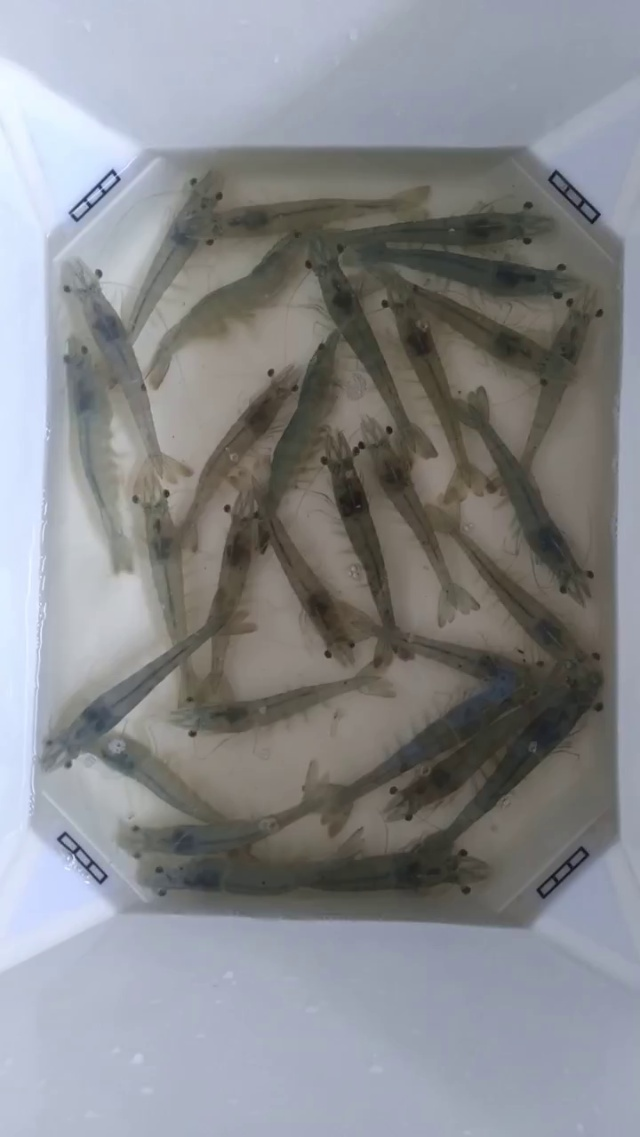
#> input picture data/labeled/images/WhatsApp Video 2026-04-18 at 10.59.17_000000.jpg, 640 x 1137 px, given as the content of the folder data/frames_tomnho, which was not available
$ python auto_label_tiny.py
#> lines starting #> are read from the running program, lines starting #| are printed output that depends on the picture; after the words box and inside, x2 and y2 are one past the last pixel; in counts of white or black regions, pixels touching at a corner belong together; pictures that were not available may be replaced by others from this repository, and a replacement may not be noted
### src/preprocessing.py
import cv2
import numpy as np


# [8 lines left out: function resize_frame, not called in this run]


def preprocess_for_detection(frame, blur_kernel=5, adaptive_block_size=11, adaptive_c=2, morph_kernel_size=3):
    gray = cv2.cvtColor(frame, cv2.COLOR_BGR2GRAY)

    # Ensure blur kernel is odd
    k = blur_kernel if blur_kernel % 2 == 1 else blur_kernel + 1
    blurred = cv2.GaussianBlur(gray, (k, k), 0)

    # Adaptive threshold isolates small bright/dark objects regardless of lighting variation
    thresh = cv2.adaptiveThreshold(
        blurred, 255,
        cv2.ADAPTIVE_THRESH_GAUSSIAN_C,
        cv2.THRESH_BINARY_INV,
        adaptive_block_size,
        adaptive_c,
    )

    kernel = np.ones((morph_kernel_size, morph_kernel_size), np.uint8)
    cleaned = cv2.morphologyEx(thresh, cv2.MORPH_OPEN, kernel)
    cleaned = cv2.morphologyEx(cleaned, cv2.MORPH_CLOSE, kernel)

    return cleaned

### src/classical_counter.py
import cv2
import numpy as np
from pathlib import Path
from tqdm import tqdm

from .preprocessing import resize_frame, preprocess_for_detection
from .centroid_tracker import CentroidTracker


def _detect_contours(thresh, min_area, max_area):
    contours, _ = cv2.findContours(thresh, cv2.RETR_EXTERNAL, cv2.CHAIN_APPROX_SIMPLE)
    boxes, centroids = [], []
    for cnt in contours:
        area = cv2.contourArea(cnt)
        if min_area <= area <= max_area:
            x, y, w, h = cv2.boundingRect(cnt)
            boxes.append((x, y, w, h))
            centroids.append((int(x + w / 2), int(y + h / 2)))
    return boxes, centroids


# [95 lines left out: function count_shrimp_classical, not called in this run]

### scripts/auto_label_tiny.py
"""
Auto-label tiny post-larvae shrimp using classical CV detections as YOLO labels.
For small shrimp (<10px), classical CV + contour detection is more reliable than SAM.

Usage:
  python scripts/auto_label_tiny.py
  python scripts/auto_label_tiny.py --frames data/frames_tomnho --output data/labeled_tomnho
"""
import argparse, shutil, sys, cv2, numpy as np
from pathlib import Path
from tqdm import tqdm

sys.path.insert(0, '.')
from src.preprocessing import resize_frame, preprocess_for_detection
from src.classical_counter import _detect_contours

# Best config for tiny post-larvae (tuned earlier)
DEFAULT_CFG = dict(min_area=8, max_area=600, blur=5, block=15, c=3, morph=3)


def boxes_to_yolo(boxes_xywh, img_w, img_h):
    """Convert list of (x,y,w,h) pixel boxes to YOLO normalised format."""
    lines = []
    for x, y, w, h in boxes_xywh:
        cx = (x + w / 2) / img_w
        cy = (y + h / 2) / img_h
        nw = w / img_w
        nh = h / img_h
        lines.append(f"0 {cx:.6f} {cy:.6f} {nw:.6f} {nh:.6f}")
    return lines


def nms_boxes(boxes_xywh, iou_thresh=0.3):
    """Remove overlapping boxes (same shrimp detected twice)."""
    if not boxes_xywh:
        return []
    bx = np.array([[x, y, x + w, y + h] for x, y, w, h in boxes_xywh], dtype=float)
    areas = (bx[:, 2] - bx[:, 0]) * (bx[:, 3] - bx[:, 1])
    order = areas.argsort()[::-1]
    keep = []
    while order.size:
        i = order[0]; keep.append(i)
        xx1 = np.maximum(bx[i, 0], bx[order[1:], 0])
        yy1 = np.maximum(bx[i, 1], bx[order[1:], 1])
        xx2 = np.minimum(bx[i, 2], bx[order[1:], 2])
        yy2 = np.minimum(bx[i, 3], bx[order[1:], 3])
        inter = np.maximum(0, xx2 - xx1) * np.maximum(0, yy2 - yy1)
        iou = inter / (areas[i] + areas[order[1:]] - inter + 1e-6)
        order = order[1:][iou < iou_thresh]
    return [boxes_xywh[i] for i in keep]


def auto_label_tiny(frames_dir, output_dir, cfg=None):
#> called with frames_dir = 'data/frames_tomnho', output_dir = 'data/labeled_tomnho'
    if cfg is None:
        cfg = DEFAULT_CFG

    frames_dir = Path(frames_dir)
    labels_dir = Path(output_dir) / "labels"
    images_dir = Path(output_dir) / "images"
    review_dir = Path(output_dir) / "review"
    for d in (labels_dir, images_dir, review_dir):
        d.mkdir(parents=True, exist_ok=True)

    images = sorted(frames_dir.glob("*.jpg")) + sorted(frames_dir.glob("*.png"))
    if not images:
        print(f"No images in {frames_dir}")
        return

    total_boxes = 0
    per_frame   = []

    for img_path in tqdm(images, desc="Auto-labeling (tiny shrimp)"):
        frame = cv2.imread(str(img_path))
#> frame is the input picture: shape (1137, 640, 3); mean B, G, R 140.4, 136.9, 135.3
        img_h, img_w = frame.shape[:2]
#> img_h = 1137; img_w = 640

        thresh = preprocess_for_detection(frame,
            blur_kernel=cfg['blur'], adaptive_block_size=cfg['block'],
            adaptive_c=cfg['c'], morph_kernel_size=cfg['morph'])
#> in preprocess_for_detection, `gray = cv2.cvtColor(frame, cv2.COLOR_BGR2GRAY)`:
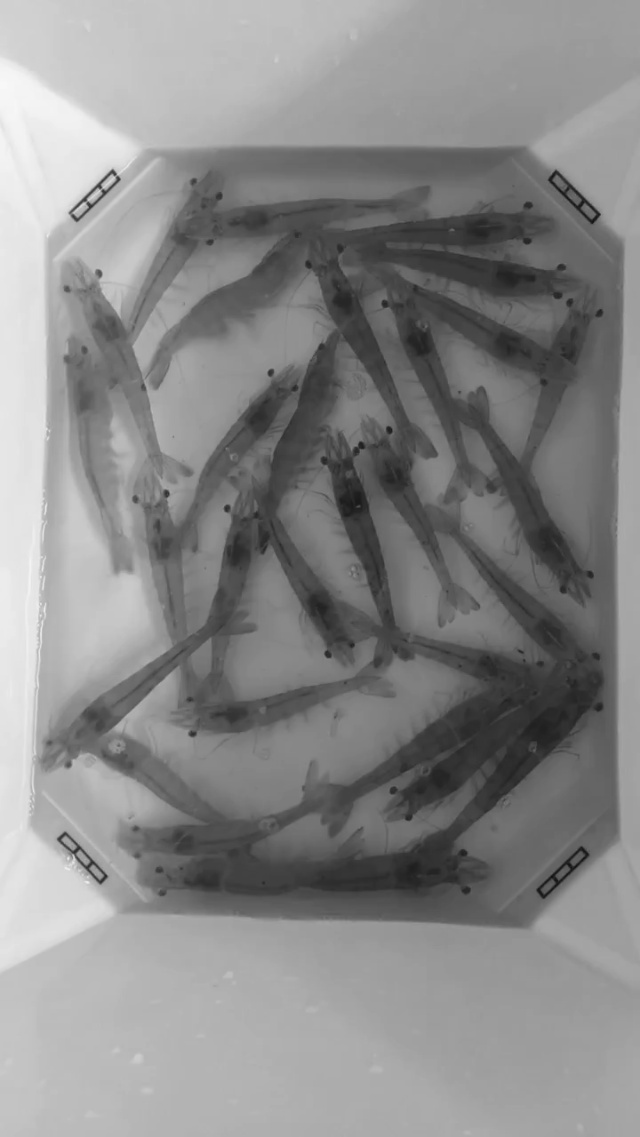
#> gray: shape (1137, 640); min 17, max 249, mean 136.9
#> in preprocess_for_detection, `thresh = cv2.adaptiveThreshold( blurred, 255, cv2.ADAPTIVE_THRESH_GAUS..`:
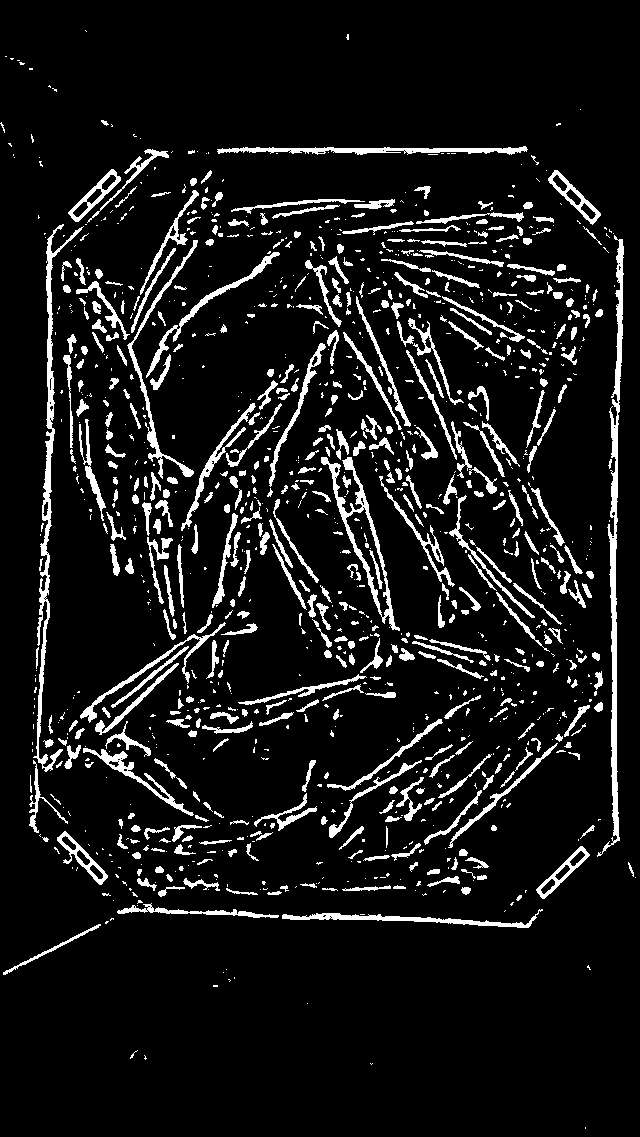
#> thresh: shape (1137, 640); 9% white; 1200 white regions (720 under 20 px), largest, box (x1, y1, x2, y2) and area: (597, 235, 624, 857) 3384, (33, 224, 84, 772) 2974, (321, 457, 400, 631) 1771
#> in preprocess_for_detection, `cleaned = cv2.morphologyEx(thresh, cv2.MORPH_OPEN, kernel)`:
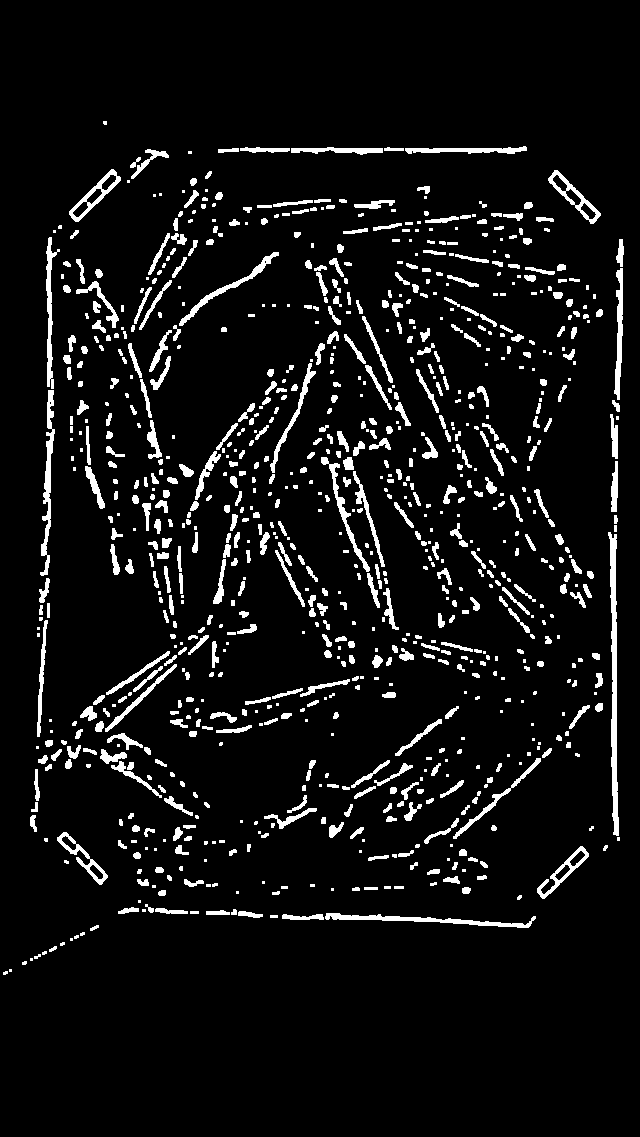
#> cleaned: shape (1137, 640); 6.9% white; 910 white regions (333 under 20 px), largest, box (x1, y1, x2, y2) and area: (608, 532, 619, 836) 1655, (40, 390, 55, 576) 966, (325, 913, 536, 928) 960
#> in preprocess_for_detection, `cleaned = cv2.morphologyEx(cleaned, cv2.MORPH_CLOSE, kernel)`:
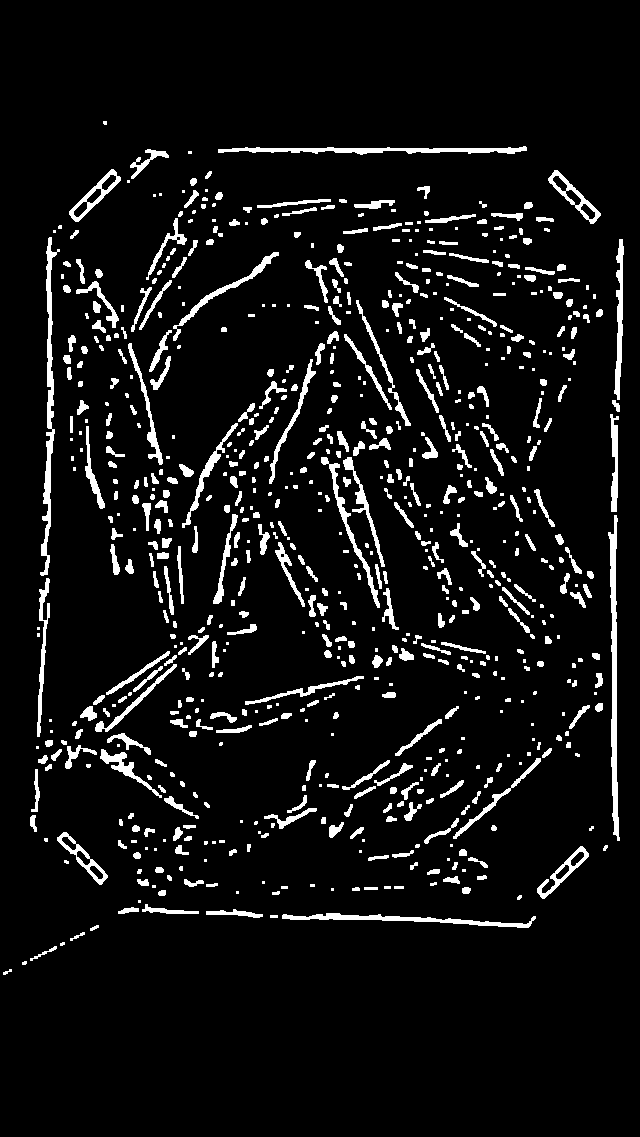
#> cleaned: shape (1137, 640); 7% white; 753 white regions (261 under 20 px)

        boxes, _ = _detect_contours(thresh, cfg['min_area'], cfg['max_area'])
#> in _detect_contours, `contours, _ = cv2.findContours(thresh, cv2.RETR_EXTERNAL, cv2.CHAIN_AP..`: contours = 753 contours, 375 with area under 20; largest, box (x1, y1, x2, y2) and area: (608, 515, 620, 841) 1411, (40, 237, 60, 576) 1369, (218, 146, 527, 155) 1048, (282, 913, 536, 928) 896, (548, 170, 601, 224) 854
#> the loop in _detect_contours, `for cnt in contours:` made 753 passes
#> (cnt, area, x, y, w, h) on pass 19: ([[364, 887], [364, 889], [377, 889], [377, 887]], 26, 364, 887, 14, 3)
#> (area, x, y, w, h) on passes 3, 5, 9, 10, 11, 16: (45, 30, 946, 27, 15), (24, 70, 932, 15, 9), (182.5, 206, 909, 57, 9), (67.5, 118, 907, 21, 7), (169, 142, 904, 57, 10), (31, 158, 890, 8, 6)
#> after the loop in _detect_contours, `for cnt in contours:`: boxes = 591 items, first 6: (3, 969, 9, 6), (22, 961, 5, 4), (30, 946, 27, 15), (60, 942, 5, 4), (70, 932, 15, 9), (90, 925, 9, 6); centroids = 591 pairs, first value 7 to 616, second value 123 to 972
        boxes    = nms_boxes(boxes)
#> in nms_boxes, `bx = np.array([[x, y, x + w, y + h] for x, y, w, h in boxes_xywh], dty..`: bx = 591 rows, first 6: [3, 969, 12, 975], [22, 961, 27, 965], [30, 946, 57, 961], [60, 942, 65, 946], [70, 932, 85, 941], [90, 925, 99, 931]
#> in nms_boxes, `areas = (bx[:, 2] - bx[:, 0]) * (bx[:, 3] - bx[:, 1])`: areas = 591 values, max 9434 at index 534, min 15 at index 19, mean 251.2
#> in nms_boxes, `order = areas.argsort()[::-1]`: order = 591 values, max 590 at index 549, min 0 at index 302, mean 295
#> the loop in nms_boxes, `while order.size:` made 589 passes
#> i on passes 1 to 3: 534, 102, 486
#> after the loop in nms_boxes, `while order.size:`: keep = 589 values, max 590 at index 547, min 0 at index 300, mean 294.9; order = empty array
#> boxes = 589 items, first 6: (173, 252, 106, 89), (453, 758, 88, 81), (356, 300, 55, 126), (182, 423, 56, 105), (269, 359, 47, 125), (95, 664, 82, 68)

        yolo_lines = boxes_to_yolo(boxes, img_w, img_h)
#> the loop in boxes_to_yolo, `for x, y, w, h in boxes_xywh:` made 589 passes
#> (x, y, w, h, cx, cy, nw, nh) on passes 1 to 3: (173, 252, 106, 89, 0.353, 0.261, 0.166, 0.0783), (453, 758, 88, 81, 0.777, 0.702, 0.138, 0.0712), (356, 300, 55, 126, 0.599, 0.319, 0.0859, 0.111)

        # Save label
        (labels_dir / (img_path.stem + ".txt")).write_text("\n".join(yolo_lines))
        shutil.copy(img_path, images_dir / img_path.name)

        # Review image
        vis = frame.copy()
        for x, y, w, h in boxes:
            cv2.rectangle(vis, (x, y), (x + w, y + h), (0, 255, 0), 1)
#> this loop made 589 passes
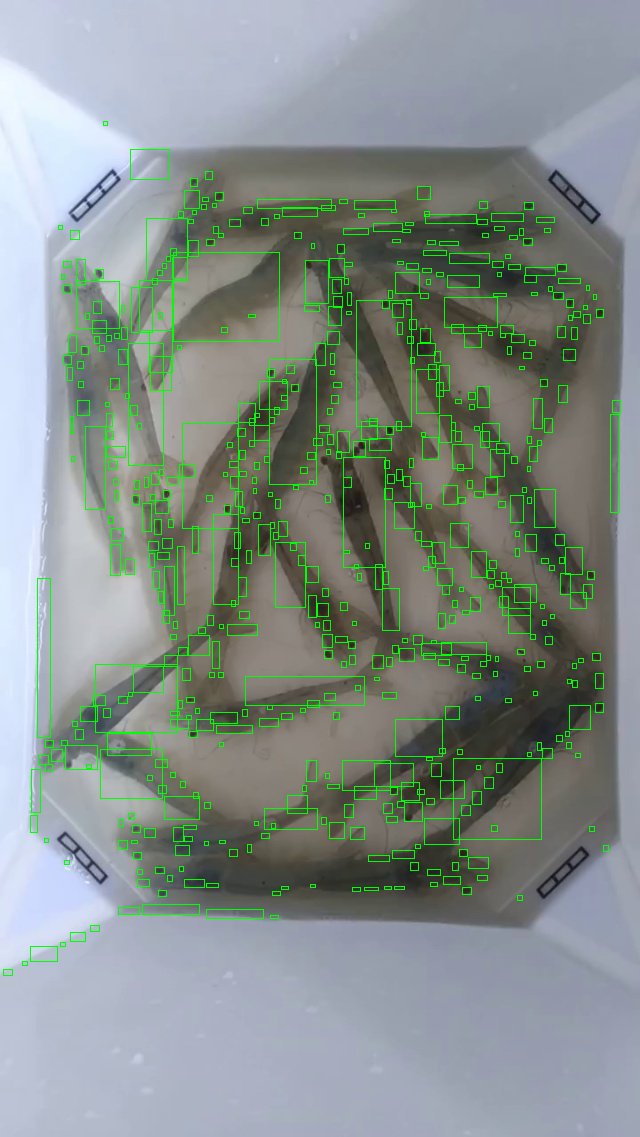
#> vis: shape (1137, 640, 3); 3.67% of pixels changed, all inside (x1, y1, x2, y2) = (3, 121, 621, 976)
        cv2.putText(vis, f"Labeled: {len(boxes)}", (10, 30),
                    cv2.FONT_HERSHEY_SIMPLEX, 0.8, (0, 255, 255), 2)
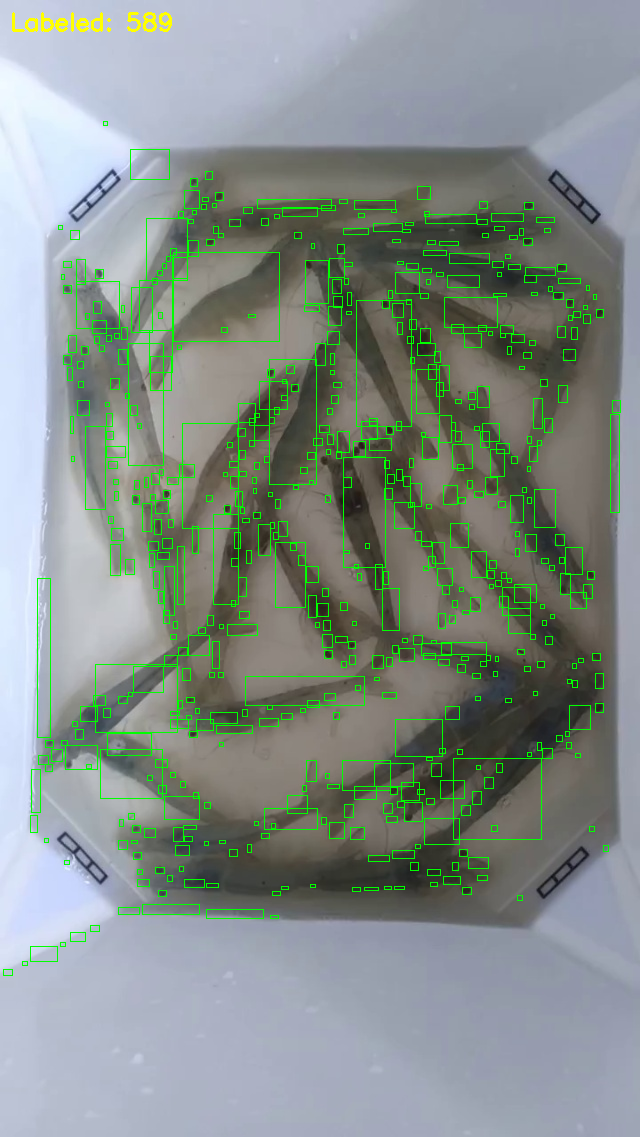
#> vis: shape (1137, 640, 3); 0.17% of pixels changed, all inside (x1, y1, x2, y2) = (12, 12, 172, 32)
        cv2.imwrite(str(review_dir / img_path.name), vis)

        total_boxes += len(boxes)
        per_frame.append(len(boxes))

    print(f"\nDone: {len(images)} frames")
    print(f"  Total annotations  : {total_boxes}")
#|   Total annotations  : 589
    print(f"  Avg per frame      : {np.mean(per_frame):.0f}")
#|   Avg per frame      : 589
    print(f"  Min / Max          : {min(per_frame)} / {max(per_frame)}")
#|   Min / Max          : 589 / 589
    print(f"  Labels             : {labels_dir}")
    print(f"  Review             : {review_dir}  <- verify here")

    # Write data.yaml
    yaml = (f"path: {Path(output_dir).resolve()}\n"
            f"train: images\nval: images\nnc: 1\nnames: ['shrimp']\n")
    yaml_path = Path(output_dir) / "data.yaml"
    yaml_path.write_text(yaml)
    print(f"  data.yaml          : {yaml_path}")
    print()
    print("Next: python scripts/train_yolo.py --data "
          f"{output_dir}/data.yaml --model yolov8n.pt --epochs 80")


if __name__ == "__main__":
    parser = argparse.ArgumentParser()
    parser.add_argument("--frames", default="data/frames_tomnho")
    parser.add_argument("--output", default="data/labeled_tomnho")
    args = parser.parse_args()
    auto_label_tiny(args.frames, args.output)
